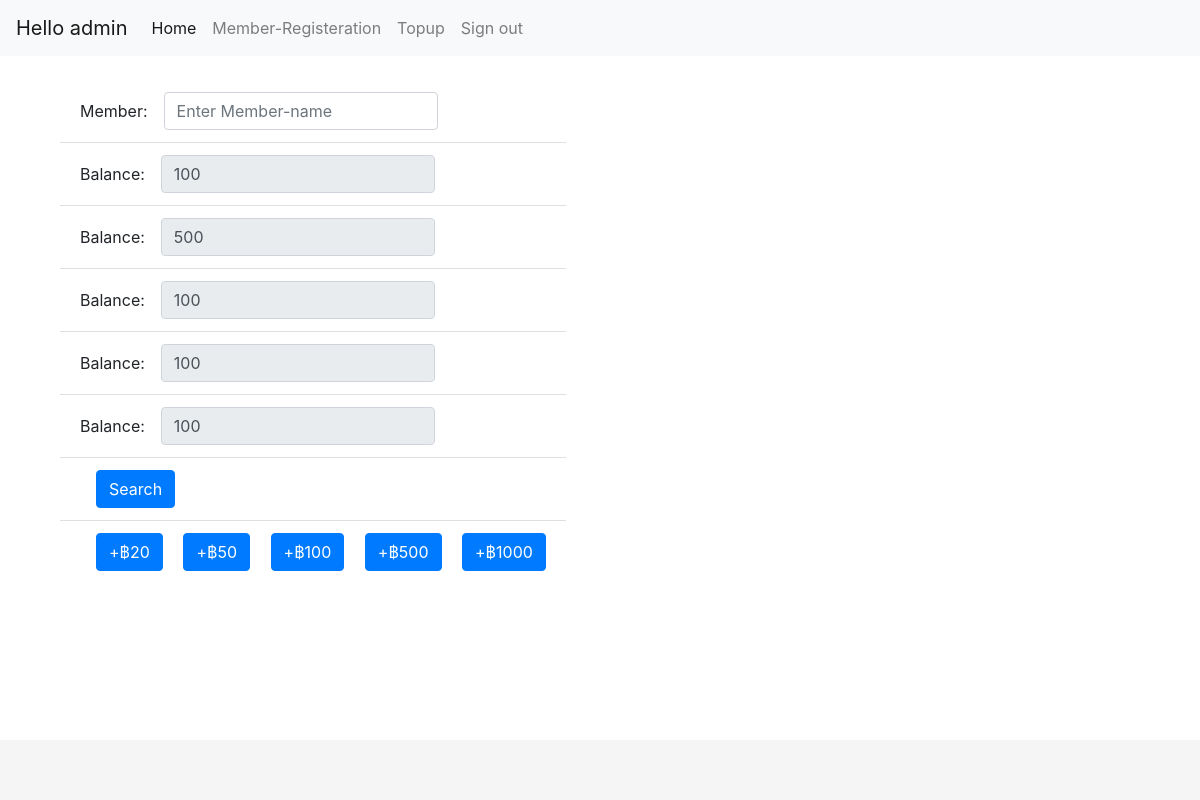
/manage/topup/ (signed in), run on an earlier commit of the app's database.
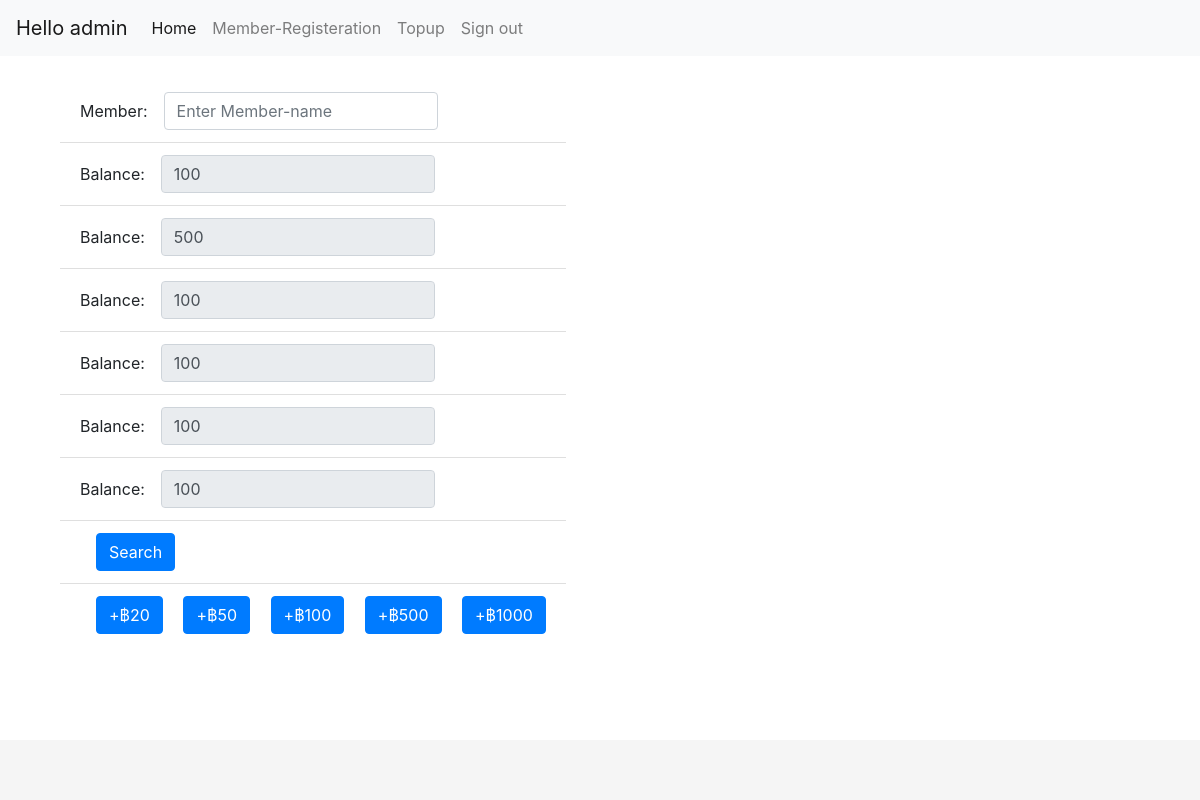
And on a later commit of the database.
### management/models.py (models this page shows)
class Member(models.Model):
    first_name = models.CharField(max_length = 30)
    last_name = models.CharField(max_length=30)
    money = models.IntegerField()

### management/views.py (the view)
# urls.py: path('topup/', views.topup, name='topup'),
@login_required
def topup(request):
    zones = Zone.objects.all()
    search = request.GET.get('search', '')
    members_search = Member.objects.filter(
        Q(first_name__startswith=search)
    )
    return render(request, template_name='topup.html', context={
        'member_search': members_search,
        'zones': zones,
        'search': search
    })

### templates/topup.html (shortened to what this page needs)
{% extends 'base.html' %}
{% block content %}
<div class="container">
    <form class="form-inline" method="GET" action="{% url 'topup' %}">
        <ul class="list-group list-group-flush">
            <li class="list-group-item">
                <div class="form-group">
                    <label for="search">Member:</label>
                    <input type="text" class="form-control ml-3" id="search" name="search"
                        placeholder="Enter Member-name" value="{{search}}">
                </div>
            </li>
            {% for mem in member_search %}
            <li class="list-group-item">
                <div class="form-group">
                    <label for="">Balance:</label>
                    <input type="text" class="form-control ml-3" id="balance" name="balance" value="{{mem.money}}"
                        disabled>
                </div>
            </li>
            {% endfor %}
            <li class="list-group-item">
                <button type="submit" class="btn btn-primary ml-3">Search</button>
            </li>
            <li class="list-group-item">
                <button type="button" class="btn btn-primary ml-3" id="1" value="20" onclick="add()">+฿20</button>
                <button type="button" class="btn btn-primary ml-3" id="2" value="50" onclick="add()">+฿50</button>
                <button type="button" class="btn btn-primary ml-3" id="3" value="100" onclick="add()">+฿100</button>
                <button type="button" class="btn btn-primary ml-3" id="4" value="500" onclick="add()">+฿500</button>
                <button type="button" class="btn btn-primary ml-3" id="5" value="1000"
                    onclick="add()">+฿1000</button>
            </li>
    </form>
</div>
{% endblock content %}

### templates/base.html (shortened to what this page needs)
<!DOCTYPE html>
{% load static %}
<html lang="en">
<head>
    <link rel="stylesheet" type="text/css" href="{% static 'css/bootstrap.css'%}">
</head>
<body>
    <nav class="navbar navbar-expand-lg navbar-light bg-light">
        <a class="navbar-brand" href="#">Hello {{request.user.username}}</a>
        <div class="collapse navbar-collapse" id="navbarNav">
            <ul class="navbar-nav">
                {% if user.is_authenticated %}
                    <li class="nav-item active">
                        <a class="nav-link" href="{% url 'index' %}">Home</a>
                    </li>
                    <li class="nav-item">
                        <a class="nav-link" href="{% url 'member_registeration' %}">Member-Registeration</a>
                    </li>
                    <li class="nav-item">
                        <a class="nav-link" href="{% url 'topup' %}">Topup</a>
                    </li>
                    <li class="nav-item">
                        <a class="nav-link" href="{% url 'logout' %}">Sign out</a>
                    </li>
                {% endif %}
            </ul>
        </div>
    </nav>
    <br>
    <div class="container">
        {% block content %}
        {% endblock %}
    </div>
    <footer class="footer">
    </footer>
</body>
</html>

### templates/base.html (style rules this page uses)
html { position: relative; min-height: 100%; }
body { margin-bottom: 60px; }
.footer { position: absolute; bottom: 0; width: 100%; height: 60px; line-height: 60px; background-color: #f5f5f5; }

What changed in the data, as far as the page shows it:
added Member: balance "100"
